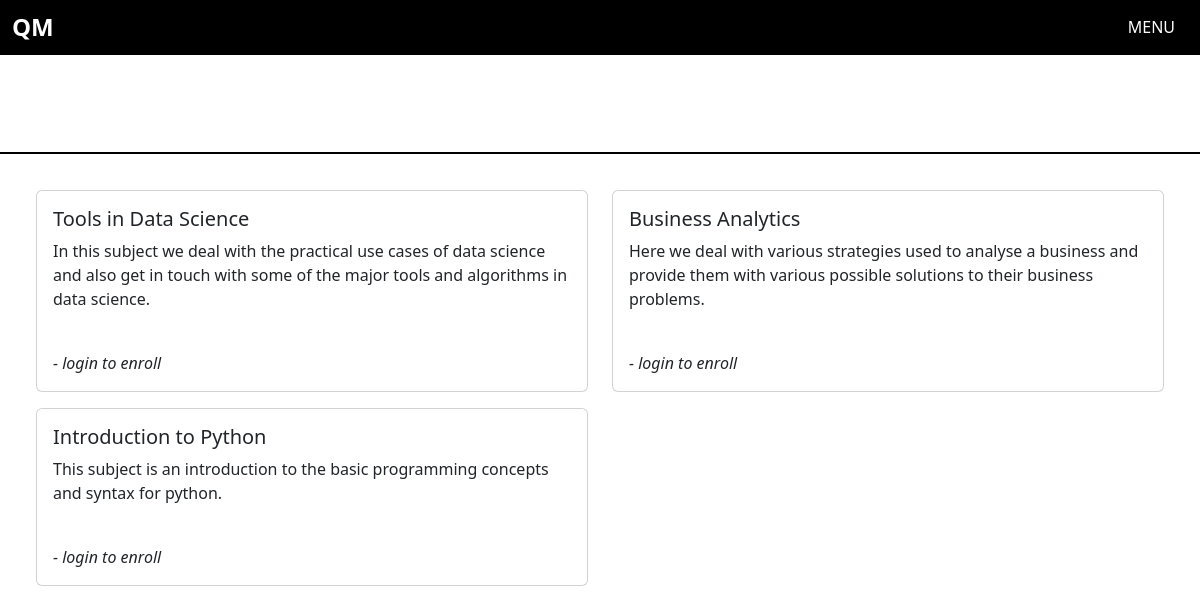
Page /subjects on the committed database.
### app.py (models this page shows)
class Subjects(db.Model):
    __tablename__ = 'subjects'
    id = db.Column(db.Integer, primary_key=True)
    name = db.Column(db.String(100), nullable = False)
    description = db.Column(db.String(150), nullable = False)
    usrs = db.relationship('Users', secondary = 'enrollment', backref = 'enrolledUsrs' )
    chaps = db.relationship('Chapters', backref = 'chapter')

### app.py (the view)
@app.route('/subjects', methods = ['GET','POST'])
def subjects_view():
    all_subs = Subjects.query.all()
    return render_template('subjects.html', subs = all_subs)

### templates/subjects.html (shortened to what this page needs)
{% extends 'base.html' %}
{% block main %}
<div class="header">
</div>
<div style="padding: 3%;">
    <div class="row">
        {% for sub in subs %}
        <div class="col-sm-6 mb-3">
          <div class="card">
            <div class="card-body">
              <h5 class="card-title">{{ sub.name }}</h5>
              <p class="card-text">{{ sub.description }}</p>
              {% if current_user.admin %}
              <a type="button" class="btn btn-secondary" data-bs-toggle="modal" data-bs-target="#editSub{{ sub.id }}" >Edit</a>
              <div class="modal fade" id="editSub{{ sub.id }}" tabindex="-1" aria-labelledby="exampleModalLabel" aria-hidden="true">
                <div class="modal-dialog">
                <div class="modal-content">
                    <div class="modal-header">
                    <h1 class="modal-title fs-5" id="exampleModalLabel">Create new subject</h1>
                    <button type="button" class="btn-close" data-bs-dismiss="modal" aria-label="Close"></button>
                    </div>
                    <div class="modal-body">
                        <form action="/edit_subject/{{ sub.id }}" method="post" id="editsubForm{{ sub.id }}">
                            <div class="mb-3">
                                <label for="subName" class="form-label">Subject Name</label>
                                <input type="text" class="form-control" id="subName" name="name" value="{{ sub.name }}">
                              </div>
                              <div class="mb-3">
                                <label for="subDesc" class="form-label">Description</label>
                                <textarea class="form-control" id="subDesc" rows="3" name="desc">{{ sub.description }}</textarea>
                            </div>
                        </form>
                    </div>
                    <div class="modal-footer">
                    <button type="button" class="btn btn-secondary" data-bs-dismiss="modal">Close</button>
                    <button type="submit" class="btn btn-primary" form="editsubForm{{ sub.id }}">Submit</button>
                    </div>
                </div>
                </div>
              </div>
              <a href="/delete_subject/{{ sub.id }}" class="btn btn-danger">Delete</a>
              <a href="/chapters/{{ sub.id }}" class="btn btn-outline-primary">View Chapters</a>
              {% elif current_user.is_authenticated %}
              <a href="#" class="btn btn-primary">Enroll</a>
              {% else %}
              <br>
              <i>- login to enroll</i>
              {% endif %}
            </div>
          </div>
        </div>
        {% endfor %}
      </div>
</div>
{% endblock %}

### templates/base.html (shortened to what this page needs)
<!DOCTYPE html>
<html lang="en">
<head>
    <link href="https://cdn.jsdelivr.net/npm/bootstrap@5.3.3/dist/css/bootstrap.min.css" rel="stylesheet">
    <link rel="stylesheet" href="../static/css/style.css">
</head>
<body>
    <nav class="navbar fixed-top">
        <div class="container-fluid">
          <a class="navbar-brand" href="/"><h4 style="margin: 0;"><b>QM</b>
          </h4></a>
          <button class="navbar-toggler" type="button" data-bs-toggle="offcanvas" data-bs-target="#offcanvasNavbar" aria-controls="offcanvasNavbar" aria-label="Toggle navigation">
            <h6>MENU</h6>
          </button>
        </div>
      </nav>
    {% block main %}
    {% endblock %}
</body>
</html>

### static/css/style.css (style rules this page uses)
body { overflow-x: hidden; width: 100%; }
.navbar { background: #000 !important; color: #fff !important; }
.navbar h4 { color: #fff; }
.navbar-toggler h6 { margin: 0 !important; color: #fff; }
.header { padding: 100px 3% 3% 3%; border-bottom: 2px black solid; transition: ease 0.5s; }

### rows in the picture
Subjects: name "Tools in Data Science", description "In this subject we deal with the practical use cases of data science and also get in touch with some of the major tools and algorithms in data science."
Subjects: name "Business Analytics", description "Here we deal with various strategies used to analyse a business and provide them with various possible solutions to their business problems."
Subjects: name "Introduction to Python", description "This subject is an introduction to the basic programming concepts and syntax for python."
